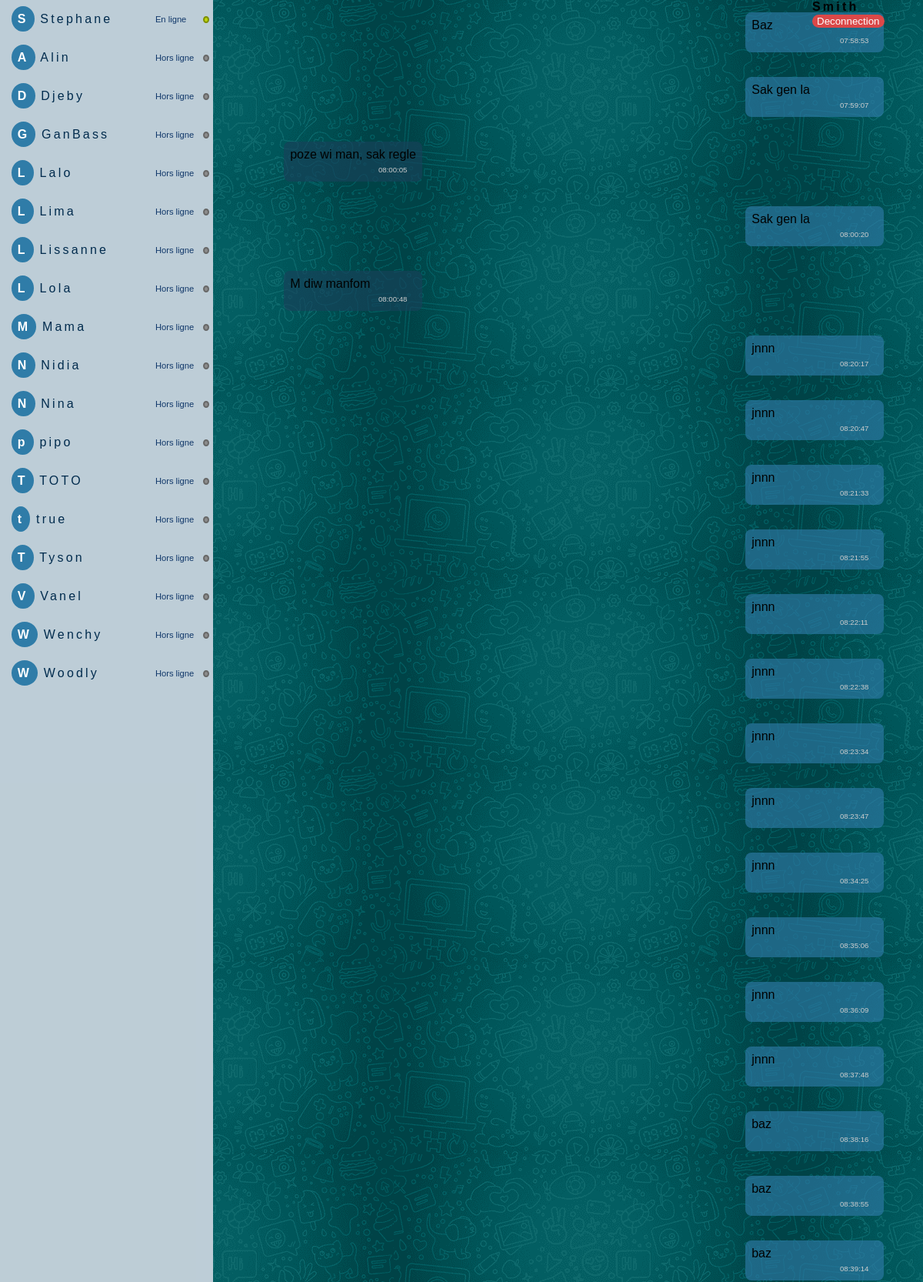
The app's page /pages/chatWC.php (signed in, upper part) with its own data.
### tables this page shows
CREATE TABLE `utilisateurs` (
  `id_utilisateur` int(11) NOT NULL,
  `pseudo` varchar(255) NOT NULL,
  `statut` tinyint(1) NOT NULL,
  `password` varchar(255) NOT NULL
);

CREATE TABLE `message` (
  `id` int(11) NOT NULL,
  `id_utilisateurs` int(11) NOT NULL,
  `message` text NOT NULL,
  `dateDenvoi` date NOT NULL,
  `heureDenvoi` time NOT NULL
);

### autoLoad/autoLoader.php (called while the page is built, shortened)
<?php
    function myAutoloader($className){
        $paths = [
            "./classes/",
            "../classes/",
            "../../classes/"
        ];
        $dirs = [
            'db/',
            'clients/',
            'locations/',
            'mini-chat/',
            'utilisateurs/',
            'voiture/'
        ];
        $extension = '.class.php';
        foreach ($paths as $path) {
            foreach ($dirs as $dir) {
                $fullpath = $path . $dir . $className . $extension;
            }
        }
    }
?>

### classes/db/Connection.class.php (called while the page is built, shortened)
<?php
class Connection
{
    private $host = NULL;
    private $dbname = NULL;
    private $userName = NULL;
    private $password = NULL;
    function __construct()
    {
        $this->host = 'localhost';
        $this->dbname = 'smithrentacar';
        $this->userName = 'root';
        $this->host = '';
    }
    function getConnection(){
        $dsn = ("mysql:host=".$this->host . ";dbname=" .$this->dbname . ";charset=utf8");
        try {
            $this->pdo = new PDO($dsn, $this->userName, $this->password);
            $this->pdo->setAttribute(PDO::ATTR_ERRMODE, PDO::ERRMODE_EXCEPTION);
            $this->pdo->setAttribute(PDO::ATTR_DEFAULT_FETCH_MODE, PDO::FETCH_OBJ);
            return $this->pdo;
        } catch (PDOException $e) {
            die('Error : ' . $e->getMessage());
        }
    }
}

### classes/utilisateurs/ModelUtilisateurs.class.php (called while the page is built, shortened)
<?php
class ModelUtilisateurs extends Connection
{
    protected function getAllUtilisateurs()
    {
        $sql = "SELECT id_utilisateur, pseudo, statut FROM utilisateurs ORDER BY statut DESC, pseudo";
        $stm = $this->getConnection()->prepare($sql);
        $stm->execute();
        return $stm->fetchAll();
    }
}

### classes/utilisateurs/VueUtilisateurs.class.php (called while the page is built, shortened)
<?php
    class VueUtilisateurs extends ModelUtilisateurs{
        public function getAllUtilisateur(){
            return $this->getAllUtilisateurs();
        }
    }
?>

### classes/mini-chat/ModelMiniChat.class.php (called while the page is built, shortened)
<?php
class ModelMiniChat extends Connection
{
    protected function getAlleMessage()
    {
        $sql = "SELECT  `message`.`id_utilisateurs`, `utilisateurs`.`pseudo`, `message`.`message`, `message`.   `dateDenvoi`, `message`.`heureDenvoi`
        FROM `message`
            INNER JOIN `utilisateurs`
            ON `utilisateurs`.`id_utilisateur` = `message`.`id_utilisateurs`
        ORDER BY `message`.`dateDenvoi`, `message`.`heureDenvoi` ASC; ";
        $stm = $this->getConnection()->prepare($sql);
        $stm->execute([]);
        return $stm->fetchAll();
    }
}

### classes/mini-chat/VueMiniChat.class.php (called while the page is built, shortened)
<?php
    class VueMiniChat extends ModelMiniChat{
        public function alleMessage(){
            return $this->getAlleMessage();
        }
    }
?>

### pages/chatWC.php (the view, shortened to what this page needs)
<?php
include('../autoLoad/autoLoader.php');
$vueUtilisateur = new VueUtilisateurs();
$vueChat = new VueMiniChat();
$users = $vueUtilisateur->getAllUtilisateur();
?>
<!DOCTYPE html>
<html lang="en">
<head>
    <link rel="stylesheet" href="../assets/css/style.css">
</head>
<body>
    <div class="curentUser">
        <form action="./chat.php" method="POST">
            <div class="disconnect-div">
                <strong><?= $_SESSION['utilisateurs']->pseudo ?></strong>
                <input class="disconnect" type="submit" name="logout" value="Deconnection">
            </div>
        </form>
    </div>
    <div class="chat">
        <div class="utilisateur">
            <?php
            foreach ($users as $user) {
                if ($user->id_utilisateur != $_SESSION['utilisateurs']->id_utilisateur) {
                    if ($user->statut == 1) {
            ?>
                        <div class="user-online">
                            <p class="user"><strong class="strong"><?= $user->pseudo[0] ?></strong> <?= $user->pseudo ?></p>
                            <small class="enLigne">En ligne</small>
                            <div id="online"></div>
                        </div>
                    <?php
                    } else {
                    ?>
                        <div class="user-online">
                            <p class="user"><strong class="strong"><?= $user->pseudo[0] ?></strong> <?= $user->pseudo ?></p>
                            <small class="enLigne">Hors ligne</small>
                            <div id="Horsligne"></div>
                        </div>
            <?php
                    }
                }
            }
            ?>
        </div>
        <div class="globalmessage">
            <div class="message">
                <?php
                $allMessages = $vueChat->alleMessage();
                foreach ($allMessages as $message) {
                    if ($message->id_utilisateurs == $_SESSION['utilisateurs']->id_utilisateur) {
                ?>
                        <p class="curent"><?= $message->message ?> <small id="time"><?= $message->heureDenvoi ?></small></p>
                    <?php
                    } else {
                    ?>
                        <p class="auther"><?= $message->message ?><br><small id="time"><?= $message->heureDenvoi ?></small></p>
                <?php
                    }
                }
                ?>
            </div>
        </div>
    </div>
</body>
</html>

### assets/css/style.css (style rules this page uses)
body { margin: 0; padding: 0; font-family: 'poppins', sans-serif; top: 50; height: 100vh; box-sizing: border-box; }
.strong { background: rgb(47, 124, 168); padding: .5rem; width: 50px; height: 50px; border-radius: 50%; color: white; }
.utilisateur { overflow: auto; height: 100vh; background: rgba(95, 143, 172, 0.329); min-height: 100vh; width: 30vw; }
.curentUser { display: flex; position: absolute; left: 88%; }
.disconnect { border: none; outline: none; border-radius: 1.5rem; background: rgb(219, 72, 72); color: rgb(253, 253, 253); }
.disconnect-div { height: 1rem; letter-spacing: .2rem; }
#online { background: #bfd70e; border-radius: 50%; width: 5px; height: 5px; border: 2px solid #7e8f01; }
#Horsligne { background: #8d8d8d; border-radius: 50%; width: 5px; height: 5px; border: 2px solid #686868; }
.utilisateur p { margin-left: 10px; width: 90%; color: rgb(1, 43, 77); font-weight: 500; letter-spacing: .2rem; }
.message { flex: 1; display: flex; flex-direction: column; background-image: url('../img/bg2.png'); background-attachment: fixed; height: 100vh; overflow: hidden auto; }
.curent { margin-left: 75%; width: 15vw; background: rgba(47, 124, 168, 0.644); border-radius: .5rem; padding: .5rem; box-sizing: border-box; }
.auther { margin-left: 10%; width: 15vw; background: rgba(24, 66, 90, 0.644); border-radius: .5rem; padding: .5rem; box-sizing: border-box; }
#time { color: rgb(206, 206, 206); font-size: .6rem; margin-left: 70%; }
.chat { display: flex; }
.user-online { padding: 0rem .3rem 0rem; display: flex; align-items: center; }
.enLigne { width: 30%; font-size: .7rem; color: rgb(16, 55, 105); letter-spacing: normal; left: 5rem; }
.globalmessage { display: flex; height: 100vh; width: 100vw; }
body { background: rgb(235, 235, 235); }

### records on screen
utilisateurs: pseudo "S", pseudo "Stephane"
utilisateurs: pseudo "A", pseudo "Alin"
utilisateurs: pseudo "D", pseudo "Djeby"
utilisateurs: pseudo "G", pseudo "GanBass"
utilisateurs: pseudo "L", pseudo "Lalo"
utilisateurs: pseudo "L", pseudo "Lima"
utilisateurs: pseudo "L", pseudo "Lissanne"
utilisateurs: pseudo "L", pseudo "Lola"
utilisateurs: pseudo "M", pseudo "Mama"
utilisateurs: pseudo "N", pseudo "Nidia"
utilisateurs: pseudo "N", pseudo "Nina"
utilisateurs: pseudo "p", pseudo "pipo"
utilisateurs: pseudo "T", pseudo "TOTO"
utilisateurs: pseudo "t", pseudo "true"
utilisateurs: pseudo "T", pseudo "Tyson"
utilisateurs: pseudo "V", pseudo "Vanel"
utilisateurs: pseudo "W", pseudo "Wenchy"
utilisateurs: pseudo "W", pseudo "Woodly"
message: message "Baz", heureDenvoi "07:58:53"
message: message "Sak gen la", heureDenvoi "07:59:07"
message: message "poze wi man, sak regle", heureDenvoi "08:00:05"
message: message "Sak gen la", heureDenvoi "08:00:20"
message: message "M diw manfom", heureDenvoi "08:00:48"
message: message "jnnn", heureDenvoi "08:20:17"
message: message "jnnn", heureDenvoi "08:20:47"
message: message "jnnn", heureDenvoi "08:21:33"
message: message "jnnn", heureDenvoi "08:21:55"
message: message "jnnn", heureDenvoi "08:22:11"
message: message "jnnn", heureDenvoi "08:22:38"
message: message "jnnn", heureDenvoi "08:23:34"
message: message "jnnn", heureDenvoi "08:23:47"
message: message "jnnn", heureDenvoi "08:34:25"
message: message "jnnn", heureDenvoi "08:35:06"
message: message "jnnn", heureDenvoi "08:36:09"
message: message "jnnn", heureDenvoi "08:37:48"
message: message "baz", heureDenvoi "08:38:16"
message: message "baz", heureDenvoi "08:38:55"
message: message "baz", heureDenvoi "08:39:14"

### other values on screen
$_SESSION['utilisateurs']->pseudo "Smith"
